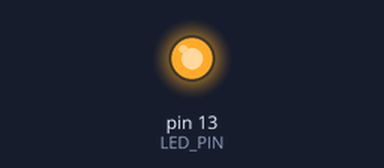
Bench run of a sketch on a simulated Arduino Uno, built with avr-gcc and run on an emulated ATmega328P. Parts: output pins drawn as LEDs (lit = HIGH).

Above: at 0.3 s.
At 38.8 s:
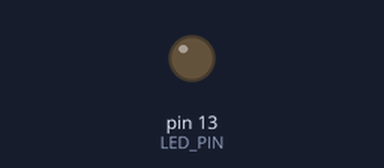
Timing chart, 0 to 52.0 s (numbered marks = the images above):
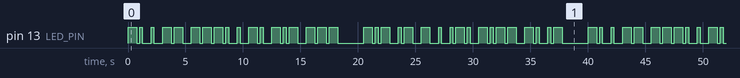

Measured:
- by itself, pin 13 (LED_PIN): moves between LOW and HIGH, repeating every 40.0 s
- by itself, everything shown: repeats every 40.0 s, in 72 steps

The sketch:

PSIR_1_1.ino
```cpp
/*Українська азбука морзе
Стандартом довжини звукових (або світлових) сигналів вважається,
коли довгий сигнал (що позначається тире) втричі довший за короткий (що позначався крапкою), пауза між звуковими сигналами одного символу дорівнює тривалості короткого сигналу, пауза між символами дорівнює тривалості довгого сигналу, пауза між словами — тривалості двох довгих сигналів.*/

const int LED_PIN = 13;

const int DOT = 250;            //крапка, пауза між символами морзе
const int DASH = DOT * 3;       //риска, пауза між кодами літер
const int WORDS_GAP = DASH * 2; //пауза між словами

const int MAX_CODE_LEN = 5;

int SURNAME[8][MAX_CODE_LEN] = {
  {DASH, DOT},              //Н -•
  {DOT},                    //Е •
  {DASH, DASH},             //М --
  {DASH, DASH, DASH, DOT},  //Ч ---•
  {DOT},                    //Е •
  {DASH, DOT},              //Н -•
  {DASH, DOT,  DASH},       //К -•-
  {DASH, DASH, DASH}        //О ---
};

int NAME[8][MAX_CODE_LEN] = {
  {DASH, DOT,  DASH},       //К -•-
  {DOT,  DASH},             //А •-
  {DASH},                   //Т -
  {DOT},                    //Е •
  {DOT,  DASH, DOT},        //Р •-•
  {DASH, DOT,  DASH, DASH}, //И -•--
  {DASH, DOT},              //Н -•
  {DOT,  DASH}              //А •-
};

void setup() {
    pinMode(LED_PIN, OUTPUT);
}

void loop() {
  blinkWordInMorse(SURNAME, sizeof(SURNAME) / sizeof(SURNAME[0]));
  blinkWordInMorse(NAME, sizeof(NAME) / sizeof(NAME[0]));
}


void blinkWordInMorse(int morseWord[][MAX_CODE_LEN], int wordLen) {
  for (int i = 0; i < wordLen; i++) {
    for (int j = 0; j < MAX_CODE_LEN; j++) {
      if (morseWord[i][j] > 0) {
        digitalWrite(LED_PIN, HIGH);
        delay(morseWord[i][j]);
        digitalWrite(LED_PIN, LOW);
        if (j < MAX_CODE_LEN - 1 && morseWord[i][j + 1] != 0) {
          delay(DOT);
        }
      }
    }
    delay(DASH);
  }
  delay(WORDS_GAP);
}
```
